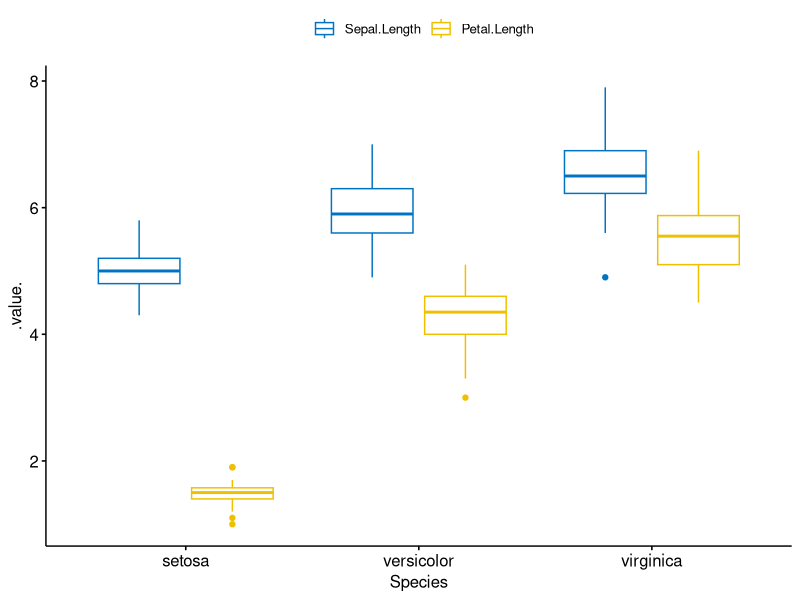
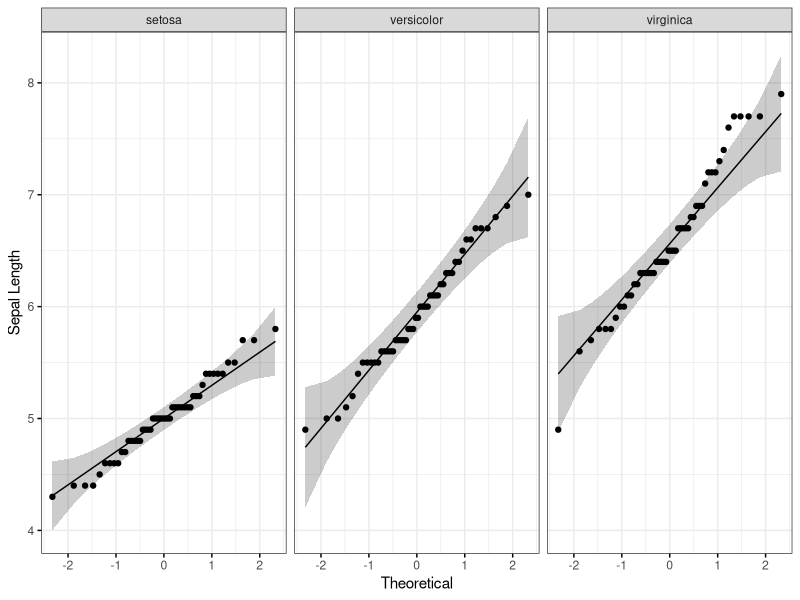
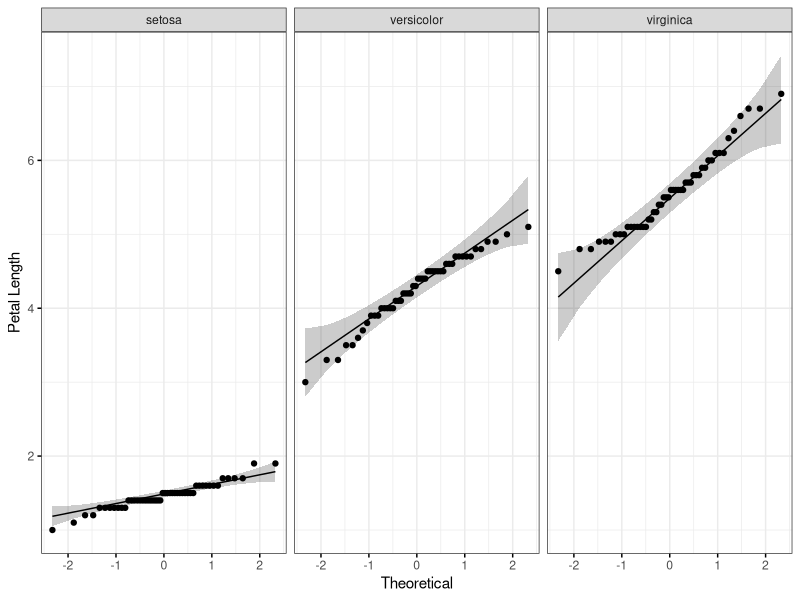
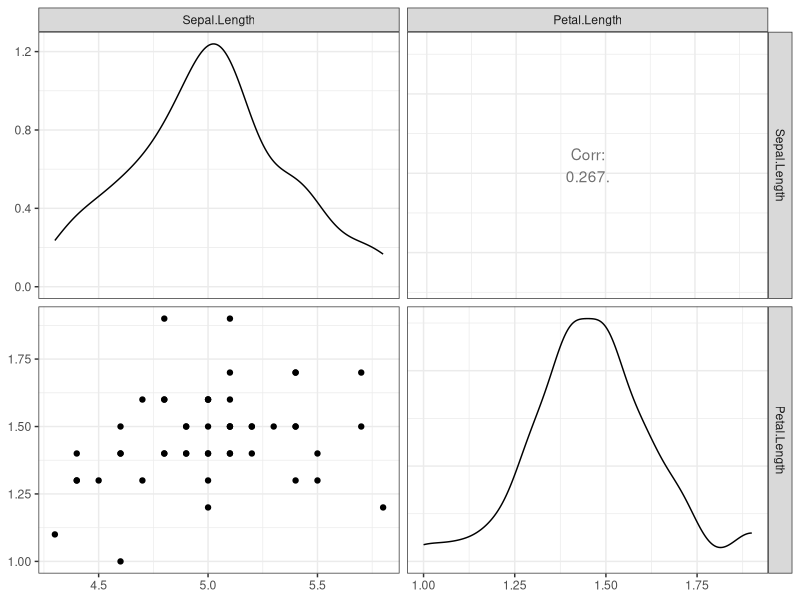
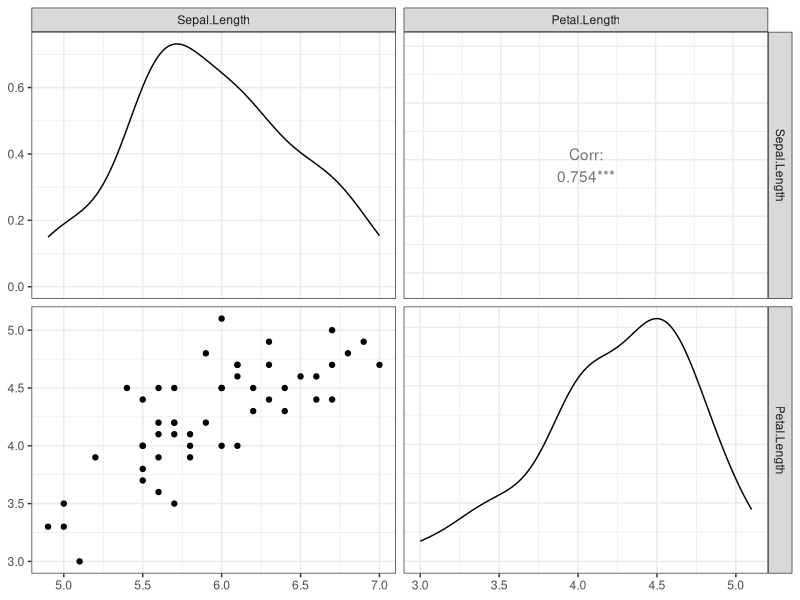
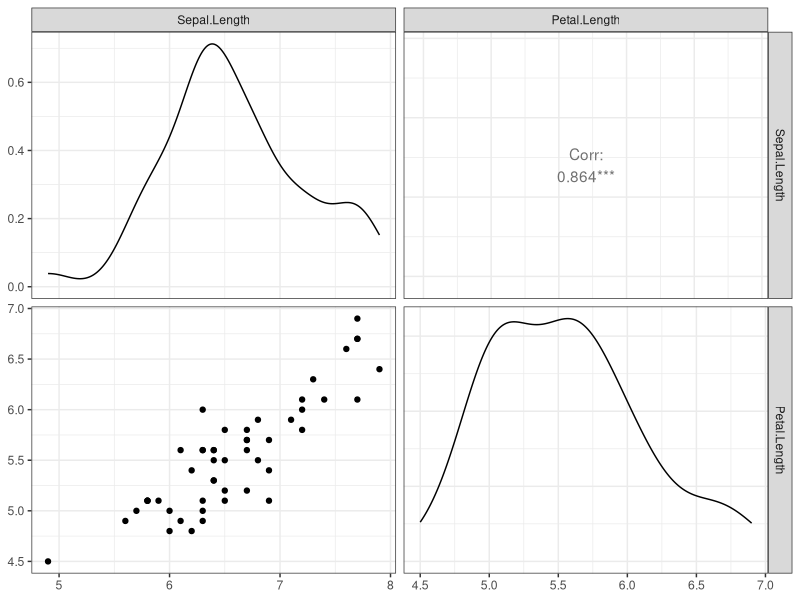
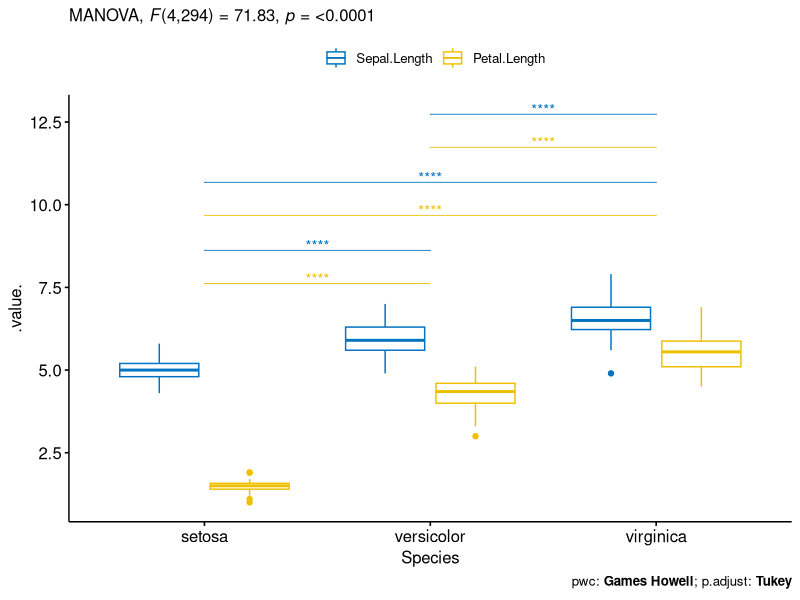

Write R code to recreate these figures, in order.
library(tidyverse)# data manipulation and visualization
library(ggpubr)#easy pipe-friendly statistical analyses
library(rstatix)#easy pipe-friendly statistical analyses
library(car) # MANOVA analyses
library(broom)# printing a nice summary of statistical tests as data frames
##e’ll use the built-in R dataset iris. Select columns of interest:

iris2 <- iris %>%
  select(Sepal.Length, Petal.Length, Species) %>%
  add_column(id = 1:nrow(iris), .before = 1)
head(iris2)
dim(iris2)
##Visualization
ggboxplot(
  iris2, x = "Species", y = c("Sepal.Length", "Petal.Length"), 
  merge = TRUE, palette = "jco"
)
##Summary statistics
iris2 %>%
  group_by(Species) %>%
  get_summary_stats(Sepal.Length, Petal.Length, type = "mean_sd")

##Multivariate normality. mshapiro_test( ) (package: rstatix )
##Check sample size assumption
iris2 %>%
  group_by(Species) %>%
  summarise(N = n())
##Identify univariate outliers :identify_outliers() [rstatix package].
iris2 %>%
  group_by(Species) %>%
  identify_outliers(Sepal.Length)
iris2 %>%
  group_by(Species) %>%
  identify_outliers(Petal.Length)
#===>There were no univariate extreme outliers in the Sepal.Length and Petal.length variable, as assessed by box plot methods.

##Detect multivariate outliers: mahalanobis_distance() [rstatix package]
### Compute distance by groups and filter outliers
# Use -id to omit the id column in the computation
iris2 %>%group_by(Species) %>%mahalanobis_distance(-id) %>%
filter(is.outlier == TRUE) %>% as.data.frame()
#===>There were no multivariate outliers in the data, 
#===> as assessed by Mahalanobis distance (p > 0.001).

##Check univariate normality assumption : Shapiro-Wilk test
iris2 %>%
  group_by(Species) %>%
  shapiro_test(Sepal.Length, Petal.Length) %>%
  arrange(variable)
##===>Sepal.Length and Petal.length were normally distributed for each Species groups,
##==>as assessed by Shapiro-Wilk’s test (p > 0.05).
##Q Q plot
# QQ plot of Sepal.Length ( đài hoa)
ggqqplot(iris2, "Sepal.Length", facet.by = "Species",
         ylab = "Sepal Length", ggtheme = theme_bw())

# QQ plot of Petal.Length (cánh hoa)
ggqqplot(iris2, "Petal.Length", facet.by = "Species",
         ylab = "Petal Length", ggtheme = theme_bw())

####Multivariate normality. mshapiro_test( ) (package: rstatix )
##Multivariate normality
iris2 %>%
  select(Sepal.Length, Petal.Length) %>%
  mshapiro_test()
#===>The test is not significant (p > 0.05), so we can assume multivariate normality.

##dentify multicollinearity : cor_test() [rstatix package]
#Ideally the correlation between the outcome variables should be moderate, not too high. A correlation above 0.9 is an indication of multicollinearity,
#which is problematic for MANOVA.
iris2 %>% cor_test(Sepal.Length, Petal.Length)
##===>There was no multicollinearity, as assessed by Pearson correlation (r = 0.87, p < 0.0001).

##Check linearity assumption
# Create a scatterplot matrix by group
library(GGally)
results <- iris2 %>%
  select(Sepal.Length, Petal.Length, Species) %>%
  group_by(Species) %>%
  doo(~ggpairs(.) + theme_bw(), result = "plots")
results
# Show the plots
results$plots
#===>There was a linear relationship between Sepal.Length and Petal.Length in each Species group, as assessed by scatter plot.

##Check the homogeneity of covariances assumption
#using Box’s M-test implemented in the rstatix package
box_m(iris2[, c("Sepal.Length", "Petal.Length")], iris2$Species)
#===>The test is statistically significant (i.e., p < 0.001), so the data have violated the assumption of homogeneity of variance-covariance matrices.
## Note that, if you have balanced design (i.e., groups with similar sizes), you don’t need to worry too much about violation of the homogeneity of variances-covariance matrices and you can continue your analysis.
##However, having an unbalanced design is problematic. Possible solutions include: 1) transforming the dependent variables; 2) running the test anyway, but using Pillai’s multivariate statistic instead of Wilks’ statistic.

##Check the homogneity of variance assumption: levene_test() [rstatix package].
iris2 %>% 
  gather(key = "variable", value = "value", Sepal.Length, Petal.Length) %>%
  group_by(variable) %>%
  levene_test(value ~ Species)
##===>The Levene’s test is significant (p < 0.05), so there was no homogeneity of variances.
#Note that, if you do not have homogeneity of variances, you can try to transform the outcome (dependent) variable to correct for the unequal variances.
#Alternatively, you can continue, but accept a lower level of statistical significance (alpha level) for your MANOVA result. Additionally, any follow-up univariate ANOVAs will need to be corrected for this violation (i.e., you will need to use different post-hoc tests).

#Computation : Manova() function [car package].

mod <- Manova(lm(cbind(Sepal.Length, Petal.Length) ~ Species, data=iris2 ))
summary(mod)
###
model <- lm(cbind(Sepal.Length, Petal.Length) ~ Species, iris2)
Manova(model, test.statistic = "Pillai")
#===> There was a statistically significant difference between the Species on the combined dependent variables (Sepal.Length and Petal.Length), F(4, 294) = 71.829, p < 0.0001.

##Post-hoc tests
library(rstatix)
# Group the data by variable
grouped.data <- iris2 %>%
  gather(key = "variable", value = "value", Sepal.Length, Petal.Length) %>%
  group_by(variable)

# Do welch one way anova test
grouped.data %>% welch_anova_test(value ~ Species)
# or do Kruskal-Wallis test
grouped.data %>% kruskal_test(value ~ Species)
# or use aov()
grouped.data %>% anova_test(value ~ Species)
#===>There was a statistically significant difference in Sepal.Length (F(2, 147) = 119, p < 0.0001 )
#and Petal.Length (F(2, 147) = 1180, p < 0.0001 ) between iris Species.

##Compute multiple pairwise comparisons
#The R functions tukey_hsd() [rstatix package] can be used to compute Tukey post-hoc tests if the homogeneity of variance assumption is met.
#If you had violated the assumption of homogeneity of variances, as in our example, you might prefer to run a Games-Howell post-hoc test. It’s also possible to use the function pairwise_t_test() [rstatix] with the option pool.sd = FALSE and var.equal = FALSE .

pwc <- iris2 %>%
  gather(key = "variables", value = "value", Sepal.Length, Petal.Length) %>%
  group_by(variables) %>%
  games_howell_test(value ~ Species) %>%
  select(-estimate, -conf.low, -conf.high) # Remove details
pwc
#===>All pairwise comparisons were significant for each of the outcome variable (Sepal.Length and Petal.Length).

#####Report
#A one-way multivariate analysis of variance was performed to determine the effect of iris Species on Sepal.Length and Petal.Length. There are three different species: setosa, versicolor and virginica.

#There was a statistically significant difference between the Species on the combined dependent variables (Sepal.Length and Petal.Length), F(4, 294) = 71.829, p < 0.0001.

#Follow-up univariate ANOVAs, using a Bonferroni adjusted alpha level of 0.025, showed that there was a statistically significant difference in Sepal.Length (F(2, 147) = 119, p < 0.0001 ) and Petal.Length (F(2, 147) = 1180, p < 0.0001 ) between iris Species.

#All pairwise comparisons between groups were significant for each of the outcome variable (Sepal.Length and Petal.Length).
# Visualization: box plots with p-values
pwc <- pwc %>% add_xy_position(x = "Species")
test.label <- create_test_label(
  description = "MANOVA", statistic.text = quote(italic("F")),
  statistic = 71.83, p= "<0.0001", parameter = "4,294",
  type = "expression", detailed = TRUE
)
ggboxplot(
  iris2, x = "Species", y = c("Sepal.Length", "Petal.Length"), 
  merge = TRUE, palette = "jco"
) + 
  stat_pvalue_manual(
    pwc, hide.ns = TRUE, tip.length = 0, 
    step.increase = 0.1, step.group.by = "variables",
    color = "variables"
  ) +
  labs(
    subtitle = test.label,
    caption = get_pwc_label(pwc, type = "expression")
  )

